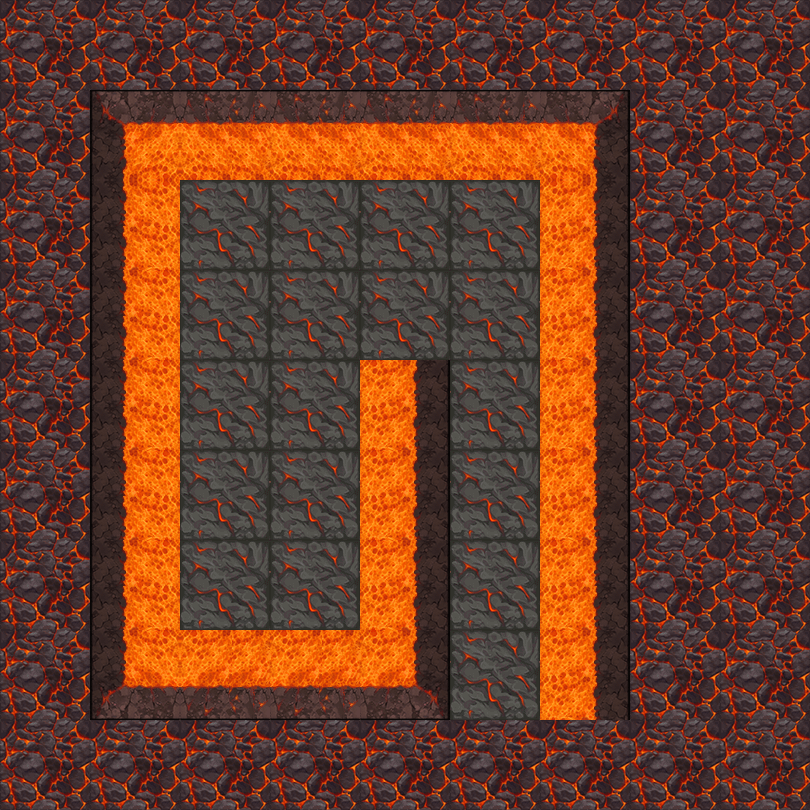

A level layout from a 2D game, rendered from its tile map. Below: a short description, then the map file with tile-grid data replaced by summaries:
An orthogonal 9x9 tile map with 90x90 px tiles, 2 tile layers (地形, 障碍) and 19 objects (16x map, bed, spring, door).

<map version="1.5" tiledversion="1.7.2" orientation="orthogonal" renderorder="right-down" width="9" height="9" tilewidth="90" tileheight="90" infinite="0" nextlayerid="4" nextobjectid="28">
 <tileset firstgid="1" name="1" tilewidth="90" tileheight="90" tilecount="100" columns="10">
  <image source="5.png" trans="ff00ff" width="900" height="900" />
 </tileset>
 <layer id="1" name="地形" width="9" height="9">
  <data>[81 cells, 81 non-empty, 2 distinct tile ids]</data>
 </layer>
 <layer id="2" name="障碍" width="9" height="9">
  <data>[81 cells, 24 non-empty, 8 distinct tile ids]</data>
 </layer>
 <objectgroup id="3" name="对象">
  <object id="1" name="bed" x="180" y="450" width="90" height="90" />
  <object id="2" name="map" x="180" y="360" width="90" height="90" />
  <object id="5" name="map" x="180" y="180" width="90" height="90" />
  <object id="6" name="map" x="180" y="270" width="90" height="90" />
  <object id="9" name="map" x="270" y="270" width="90" height="90" />
  <object id="10" name="map" x="270" y="180" width="90" height="90" />
  <object id="11" name="map" x="360" y="180" width="90" height="90" />
  <object id="12" name="map" x="450" y="180" width="90" height="90" />
  <object id="13" name="map" x="360" y="270" width="90" height="90" />
  <object id="14" name="map" x="450" y="270" width="90" height="90" />
  <object id="18" name="map" x="180" y="540" width="90" height="90" />
  <object id="20" name="map" x="450" y="540" width="90" height="90">
   <properties>
    <property name="weapon" type="int" value="1" />
   </properties>
  </object>
  <object id="21" name="map" x="270" y="540" width="90" height="90">
   <properties>
    <property name="weapon" type="int" value="2" />
   </properties>
  </object>
  <object id="22" name="map" x="450" y="450" width="90" height="90">
   <properties>
    <property name="weapon" type="int" value="3" />
   </properties>
  </object>
  <object id="23" name="map" x="270" y="450" width="90" height="90">
   <properties>
    <property name="weapon" type="int" value="4" />
   </properties>
  </object>
  <object id="24" name="map" x="450" y="360" width="90" height="90">
   <properties>
    <property name="weapon" type="int" value="5" />
   </properties>
  </object>
  <object id="25" name="map" x="270" y="360" width="90" height="90">
   <properties>
    <property name="weapon" type="int" value="6" />
   </properties>
  </object>
  <object id="26" name="spring" x="180" y="0" width="90" height="90">
   <properties>
    <property name="direction" value="3" />
   </properties>
  </object>
  <object id="27" name="door" x="450" y="630" width="90" height="90">
   <properties>
    <property name="LorR" type="int" value="1" />
    <property name="motion" type="int" value="4" />
    <property name="rotate" type="int" value="0" />
   </properties>
  </object>
 </objectgroup>
</map>
